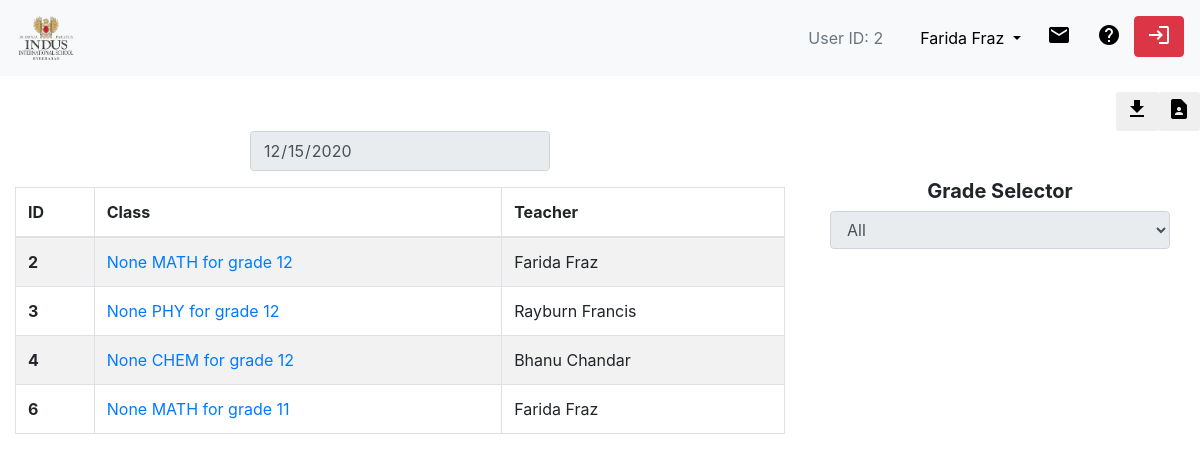
Page /staff/classview/ (signed in) on the earlier database version.
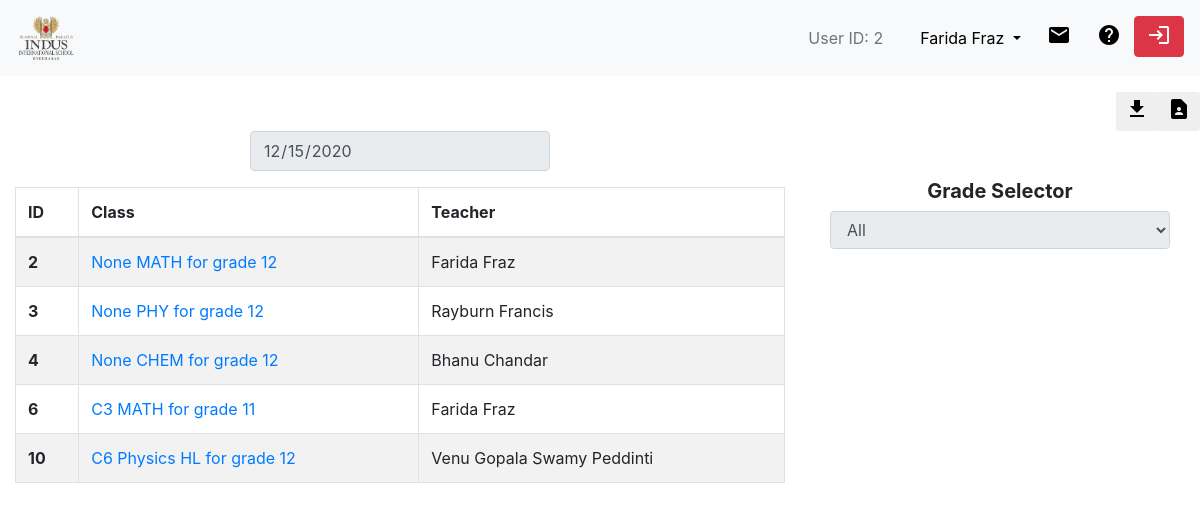
Same page on the later database version.
### account/models.py (models this page shows, shortened)
class Teacher(models.Model):
    user = models.OneToOneField(User, on_delete=models.CASCADE)
    name = models.CharField(max_length=30)
    phone = models.CharField(max_length=12)
    email = models.CharField(max_length=60)
    is_coordinator = models.BooleanField(default=False, help_text="Select only if Teacher is Coordinator.")
    grades = models.CharField(max_length=15, null = True, help_text ="Separate grades by commas.")
    def __str__(self):
        return f'{self.name}'

class TeacherClass(models.Model):
    teacherref = models.ForeignKey(Teacher, on_delete=models.CASCADE)
    classref = models.ForeignKey(ClassModel, on_delete=models.CASCADE)

### classes/models.py (models this page shows)
class ClassModel(models.Model):
    grade = models.IntegerField()
    subject = models.ForeignKey(Subject, on_delete=models.CASCADE)
    block = models.CharField(max_length=3, null = True)
    def __str__(self):
        return f'{self.block} {self.subject} for grade {self.grade}'

class Subject(models.Model):
    name = models.CharField(max_length=15)
    def __str__(self):
        return f'{self.name}'

### staff/views.py (the view)
# urls.py: path('staff/classview/', staff.views.classview, name="classview"),
@login_required
def classview(request):
    user_id = request.user.id
    today = date.today()
    user_name = request.user
    formatted_date = datetime.today().strftime('%Y-%m-%d')
    try:
        if request.user.teacher is not None:
            role = 'teacher'
            rolename = 'Teacher'
            name = request.user.teacher.name
            classes = TeacherClass.objects.filter(teacherref=request.user.teacher)
            attendancestudent = None
            if request.user.teacher.is_coordinator:
                role = 'staff'
                rolename = 'Coordinator'
                grades = request.user.teacher.grades.split(',')
                for i in range(len(grades)):
                    grades[i] = int(grades[i])
                classrefs = ClassModel.objects.filter(grade__in = grades)
                classes = TeacherClass.objects.filter(classref__in = classrefs)
    except AttributeError:
        role = 'staff'
        rolename = 'Administrator'
        classes = TeacherClass.objects.all()
        name = request.user.staff.name
    context = {
        'name': name,
        'rolename':rolename,
        'user_id': user_id,
        'date': today,
        'user_name': user_name,
        'role': role,
        'classes': classes,
        'fdate': formatted_date
    }
    return render(request, 'staff/classview.html', context)

### staff/templates/staff/classview.html (shortened to what this page needs)
<!DOCTYPE html>
<html lang="en">
<head>
  {% load static %}
  <link rel="stylesheet" href="{% static 'bootstrap_4.0.0/css/bootstrap.css' %}">
</head>
<body>
<nav class="navbar navbar-expand-lg navbar-light bg-light">
  <a class="navbar-brand" href="{% url 'loginview' %}">
    <img src = "{% static 'images/Logo.png' %}" alt = "Logo" style="width:60px;height:50px;">
  </a>
  <div class="collapse navbar-collapse" id="navbarNavAltMarkup">
    <div class="navbar-nav ml-auto">
      <button type = "button" class="dropdown-item" href="#" disabled>User ID: {{user_id}}</button>
      <div class="btn-group">
        <button type="button" class="btn bg-light dropdown-toggle" data-toggle="dropdown" aria-haspopup="true" aria-expanded="false">
          {{name}}
        </button>
      </div>
      <button type="button" class="btn bg-light" data-container="body" data-toggle="popover" data-trigger = "focus" data-placement="bottom" data-content = "Notifications Here">
        <span class="material-icons">mail</span>
      </button>
      <button type="button" class="btn bg-light">
        <span class="material-icons">help</span>
      </button>
      <a href = "{% url 'logout' %}"><button type = "button" class = 'btn btn-danger'>
        <i class="material-icons vertical-align-middle padding-bottom-3">login</i>
      </button></a>
    </div>
  </div>
</nav>
<div class="text-right">
  <div class="btn-group" role="group" aria-label="Features">
    <button type="button" class="btn btn-sm bg-grey" data-toggle="modal" data-target="#exportmodal">
      <span class = "material-icons">download</span>
    </button>
    <a id = "blanklink " href="{% url 'loginview' %}"><button type="button" class="btn btn-sm bg-grey">
      <span class = "material-icons">contact_page</span>
    </button></a>
  </div>
</div>
<div class = 'container-fluid'>
  <div class = 'row'>
    <div class = 'col-8'>
    <div class="text-center">
    <div class="form-group row justify-content-center">
        <input class="form-control input-date" type="date" value="{{fdate}}" id="datepicker" name="datepicker" disabled>
    </div>
    </div>
    <table class="table table-striped table-bordered">
      <thead>
        <tr>
          <th scope="col">ID</th>
          <th scope="col">Class</th>
          <th scope="col">Teacher</th>
        </tr>
      </thead>
      <tbody>
        {% for class in classes %}
          <tr>
            <th scope="row">{{class.classref.id}}</th>
            <td><a href = "{% url 'classdetails' class.classref.id class.id %}">{{class.classref}}</a></td>
            <td>{{class.teacherref}}</td>
          </tr>
        {% endfor %}
      </tbody>
    </table>
    </div>
    <div class = "col-4">
      <div class = 'container-fluid text-center'>
      <br><br>
      <h5><strong>Grade Selector</strong></h5>
      <div class="form-group">
        <select class="form-control" id="gradeselect" name="gradeselect" disabled>
        <option class="grade-button" id = "13" value = "13" selected>All</option>
      </select>
      </div>
    </div>
    </div>
</div>
</div>
</body>
</html>

### staff/templates/staff/classview.html (style rules this page uses)
.vertical-align-middle { vertical-align: middle; }
.padding-bottom-3 { padding-bottom: 3px; }
.input-date { width: 300px }

Differences in the rows shown:
changed through a linked row, TeacherClass: classref "None MATH for grade 11" → "C3 MATH for grade 11"
added TeacherClass: classref.id "10", classref "C6 Physics HL for grade 12", teacherref "Venu Gopala Swamy Peddinti"
